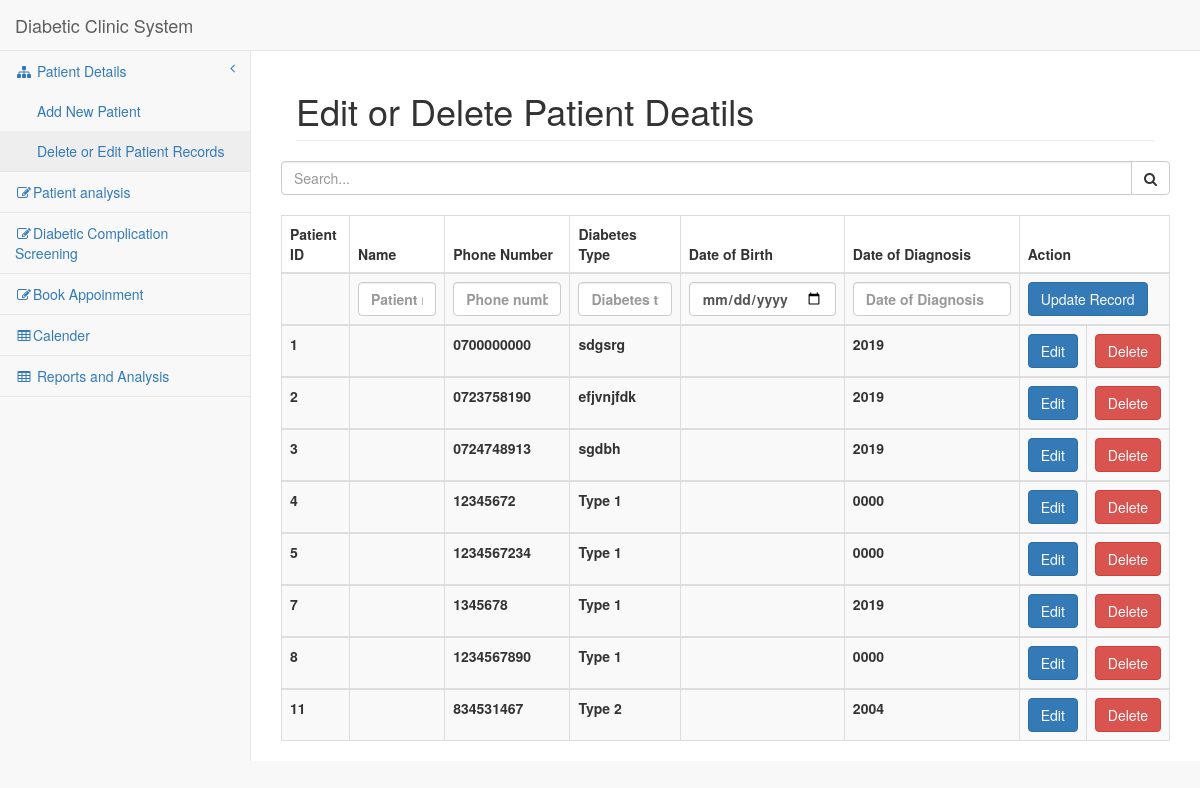
/update.php, run on an earlier commit of the app's database.
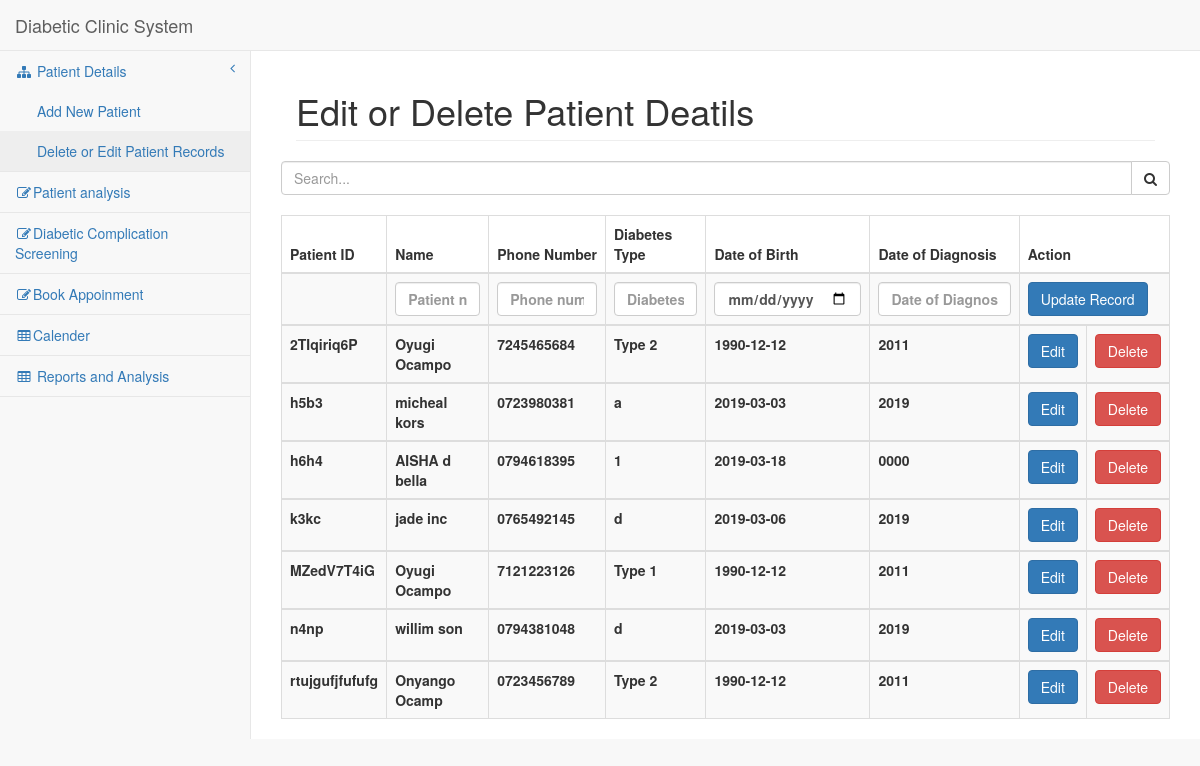
And on a later commit of the database.
### tables this page shows
CREATE TABLE IF NOT EXISTS `patient_details` (
  `p_id` varchar(255) NOT NULL,
  `patient_name` varchar(255) NOT NULL,
  `phone_num` varchar(10) NOT NULL,
  `diabetes_type` varchar(255) NOT NULL,
  `dod` date DEFAULT NULL,
  `dodiagnosis` year(4) DEFAULT NULL,
  `status` int(1) NOT NULL DEFAULT '0',
  PRIMARY KEY (`p_id`),
  UNIQUE KEY `phone_num` (`phone_num`)
);

### update.php (the view, shortened to what this page needs)
<!DOCTYPE html>
<html lang="en">
<head>
    <link href=" vendor/bootstrap/css/bootstrap.min.css" rel="stylesheet">
    <link href=" vendor/metisMenu/metisMenu.min.css" rel="stylesheet">
    <link href=" dist/css/sb-admin-2.css" rel="stylesheet">
    <link href=" vendor/font-awesome/css/font-awesome.min.css" rel="stylesheet" type="text/css">
</head>
<body>
    <div id="wrapper">
        <?php include 'navbar.php' ?>
        <div id="page-wrapper">
            <div class="container-fluid">
                <div class="row">
                    <div class="col-lg-12">
                        <h1 class="page-header">Edit or Delete Patient Deatils</h1>
                    </div>
                    <div class="input-group custom-search-form">
                                <input type="text" class="form-control" placeholder="Search...">
                                <span class="input-group-btn">
                                    <button class="btn btn-default" type="button">
                                        <i class="fa fa-search"></i>
                                    </button>
                                </span>
                            </div>
                            <br/>
                            <table class="table table-striped table-bordered table-hover">
                                <thead>
                                    <tr>
                                        <th>Patient ID</th>
                                        <th>Name</th>
                                        <th>Phone Number</th>
                                        <th>Diabetes Type</th>
                                        <th>Date of Birth</th>
                                        <th>Date of Diagnosis</th>
                                        <th colspan="2">Action</th>
                                    </tr>
                                </thead>
                                <tr>
                                    <th></th>
                                    <th><input class='form-control' type='text' id='edit_pname' value=''  placeholder='Patient name'required></th>
                                    <th><input class='form-control' type='text' id='edit_phnum' value=''  placeholder='Phone number'required></th>
                                    <th><input  class='form-control' id='edit_diabetestype' value='' placeholder='Diabetes type'required></th>
                                    <th><input  class='form-control' type='date' id='edit_dob' value='' placeholder='Date of Birth'required></th>
                                    <th><input class='form-control' type='text' value="" id='edit_dodiag' size='50' placeholder='Date of Diagnosis'required></th>
                                    <th colspan="2"><button type="button" id='update' class='btn btn-primary'>Update Record</button></th>
                                </tr>
                            <?php
                                include"functions/conn.php";
                                $result = mysqli_query($db,"select * from patient_details where `status`='0'");
                                while($row= mysqli_fetch_array($result)){
                                   echo" <tbody>";
                                        echo"<tr>";
                                            echo"<th class='PID' id='p_id'>".$row['p_id']."</th>";
                                            echo"<th id='patient_name'>".$row['patient_name']."</th>";
                                            echo"<th id='phone_num'>".$row['phone_num']."</th>";
                                            echo"<th id='diabetes_type'>".$row['diabetes_type']."</th>";
                                            echo"<th id='dod'>".$row['dod']."</th>";
                                            echo"<th id='dodiagnosis'>".$row['dodiagnosis']."</th>";
                                            echo"<th><button  data-pid=".$row['p_id']." type='submit' class='btn btn-primary edit'>Edit</button></th>";
                                            echo "<th><button data-pid=".$row['p_id']." class='btn btn-danger delete'>Delete</button></th>";
                                        echo"</tr>";
                                    echo"</tbody>";
                                 }
                                    ?>
                                 </table>
                </div>
               </div>
        </div>
    </div>
</body>
</html>

### navbar.php (shortened to what this page needs)
<nav class="navbar navbar-default navbar-static-top" role="navigation" style="margin-bottom: 0">
            <div class="navbar-header">
                <a class="navbar-brand" href="home.php">Diabetic Clinic System</a>
            </div>
            <div class="navbar-default sidebar" role="navigation">
                <div class="sidebar-nav navbar-collapse">
                    <ul class="nav" id="side-menu">
                        <li>
                        <a href="#"><i class="fa fa-sitemap fa-fw"></i> Patient Details<span class="fa arrow"></span></a>
                            <ul class="nav nav-second-level">
                                <li>
                                    <a href="home.php">Add New Patient</a>
                                </li>
                                <li>
                                    <a href="update.php">Delete or Edit Patient Records </a>
                                </li>
                            </ul>
                        </li>
                        <li>
                           <a href="analysis.php"><i class="fa fa-edit fa-fw"></i>Patient analysis</a>
                        </li>
                        <li>
                            <a href="tests.php"><i class="fa fa-edit fa-fw"></i>Diabetic Complication Screening</a>
                        </li>
                        <li>
                            <a href="createappointment.php"><i class="fa fa-edit fa-fw"></i>Book Appoinment</a>
                        </li>
                        <li>
                            <a href="calender.php"><i class="fa fa-table fa-fw"></i>Calender</a>
                        </li>
                        <li>
                            <a href="forms.php"><i class="fa fa-table fa-fw"></i> Reports and Analysis</a>
                        </li>
                    </ul>
                </div>
            </div>
        </nav>

What changed in the data, as far as the page shows it:
removed patient_details: p_id "1", phone_num "0700000000", diabetes_type "sdgsrg", dodiagnosis "2019"
removed patient_details: p_id "2", phone_num "0723758190", diabetes_type "efjvnjfdk", dodiagnosis "2019"
removed patient_details: p_id "3", phone_num "0724748913", diabetes_type "sgdbh", dodiagnosis "2019"
removed patient_details: p_id "4", phone_num "12345672", diabetes_type "Type 1", dodiagnosis "0000"
removed patient_details: p_id "5", phone_num "1234567234", diabetes_type "Type 1", dodiagnosis "0000"
removed patient_details: p_id "7", phone_num "1345678", diabetes_type "Type 1", dodiagnosis "2019"
removed patient_details: p_id "8", phone_num "1234567890", diabetes_type "Type 1", dodiagnosis "0000"
removed patient_details: p_id "11", phone_num "834531467", diabetes_type "Type 2", dodiagnosis "2004"
added patient_details: p_id "2TIqiriq6P", patient_name "Oyugi Ocampo", phone_num "7245465684", diabetes_type "Type 2", dod "1990-12-12", dodiagnosis "2011"
added patient_details: p_id "h5b3", patient_name "micheal kors", phone_num "0723980381", diabetes_type "a", dod "2019-03-03", dodiagnosis "2019"
added patient_details: p_id "h6h4", patient_name "AISHA d bella", phone_num "0794618395", diabetes_type "1", dod "2019-03-18", dodiagnosis "0000"
added patient_details: p_id "k3kc", patient_name "jade inc", phone_num "0765492145", diabetes_type "d", dod "2019-03-06", dodiagnosis "2019"
added patient_details: p_id "MZedV7T4iG", patient_name "Oyugi Ocampo", phone_num "7121223126", diabetes_type "Type 1", dod "1990-12-12", dodiagnosis "2011"
added patient_details: p_id "n4np", patient_name "willim son", phone_num "0794381048", diabetes_type "d", dod "2019-03-03", dodiagnosis "2019"
added patient_details: p_id "rtujgufjfufufg", patient_name "Onyango Ocamp", phone_num "0723456789", diabetes_type "Type 2", dod "1990-12-12", dodiagnosis "2011"
